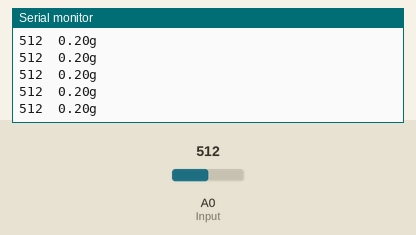
Recording of a sketch running on a simulated Arduino Uno, built with avr-gcc and run on an emulated ATmega328P. Parts: the last lines printed to the serial monitor. Inputs (shaded band) come from the test bench; at power-on: A0 (Input) = 512.

Above: at 1.2 s.
1.3 s: A0 (Input) set to 716
At 1.32 s:
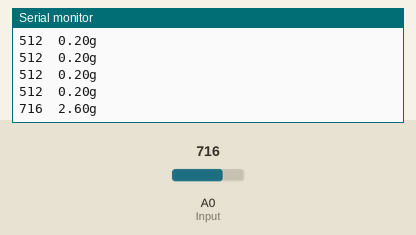
2.8 s: A0 (Input) set to 900
At 2.83 s:
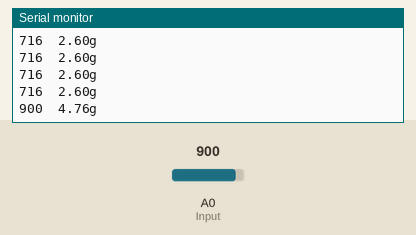
Timing chart, 0 to 5.8 s (numbered marks = the images above; inputs shaded):
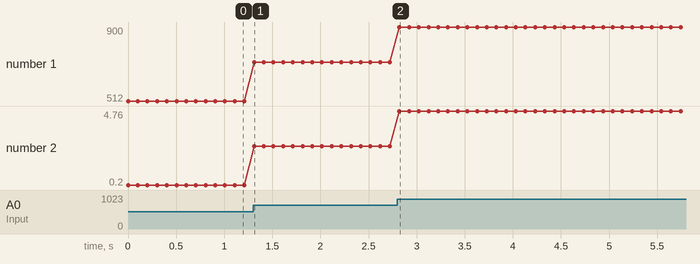

The sketch:

ADXL335.ino
```cpp
const int Input = A0;
void setup() {
  Serial.begin(9600);
}

void loop() {
  int Raw = analogRead(Input);
  Serial.print(Raw);
  int Val = map(Raw, 410, 580, -100, 100);
  float Ing = (float)Val/(100.00);
  Serial.print("\t");
  Serial.print(Ing);
  Serial.println("g   ");
  delay(100);
}
```

Measured:
- after the input at 1.3 s, the serial monitor: prints a new line at once (image 1)
- after the input at 2.8 s, the serial monitor: prints a new line at once (image 2)
- plotted number 1: 512 → 716 after the input at 1.3 s, 716 → 900 after the input at 2.8 s
- plotted number 2: 0.2 → 2.6 after the input at 1.3 s, 2.6 → 4.76 after the input at 2.8 s
